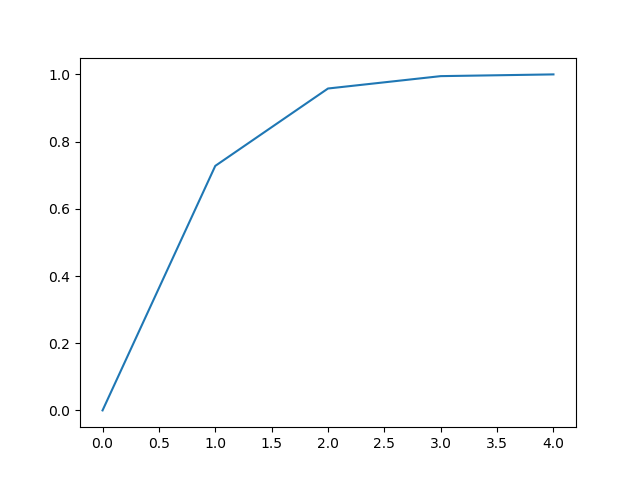

Source code (Python):
import numpy as np
import matplotlib.pyplot as plt

data=np.loadtxt('iris.txt',delimiter=',').reshape(-1,5)

att=data[:,0:4]
label=data[:,4]
mu=np.mean(att,axis=0);
std=np.std(att,axis=0)
normatt=att-mu

for i in range(4):
    normatt[:,i]=normatt[:,i]/std[i]

C=normatt.T.dot(normatt)/len(data)
ew,ev=np.linalg.eig(C)

#projection array
a=np.zeros((4,len(data)))

for i in range(4):
    a[i]=ev.T[i].dot(normatt.T)


# sum of all the projection
a=a**2
sum=np.sum(a) 

p=[np.sum(a[0:i]) for i in range(5)]/sum #proportion
D=min(np.where(p>0.95)[0]);print(D)# find the least order

plt.figure()
d=[0,1,2,3,4]
plt.plot(d,p,'-')
plt.savefig('pca.png')
plt.show()